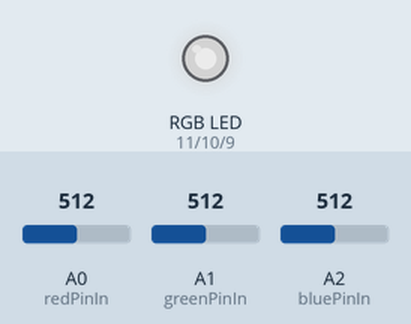
The sketch below on a simulated Arduino Uno, built with avr-gcc and run on an emulated ATmega328P. On the bench: an RGB LED mixed from three pins (HIGH = lit). The test bench sets the inputs (shaded band); at power-on: A0 (redPinIn) = 512, A1 (greenPinIn) = 512, A2 (bluePinIn) = 512. Dim RGB values are drawn brighter than linear.

Above: at 1.2 s.
1.3 s: A0 (redPinIn) set to 716
At 2.5 s:
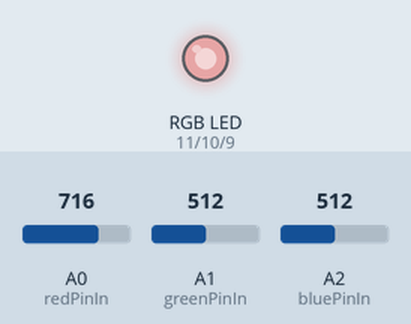
2.8 s: A1 (greenPinIn) set to 716
At 3.6 s:
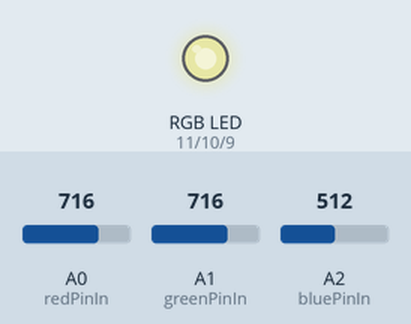
4.3 s: A2 (bluePinIn) set to 716
At 4.7 s:
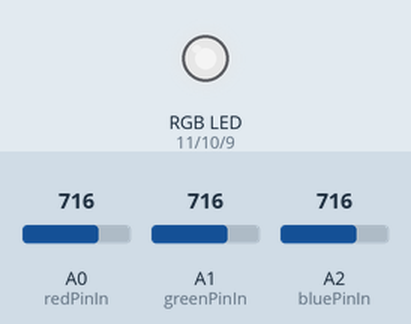
5.8 s: A0 (redPinIn) set to 900
At 7.0 s:
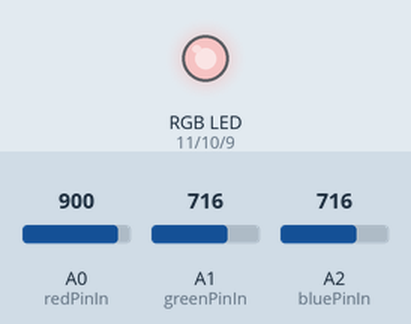
7.3 s: A1 (greenPinIn) set to 900
At 8.2 s:
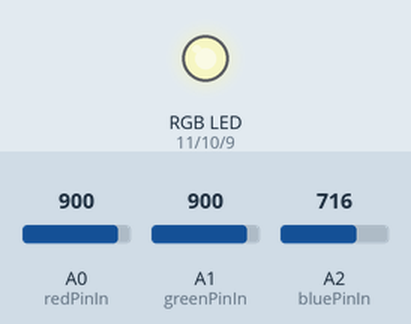
8.8 s: A2 (bluePinIn) set to 900
At 9.4 s:
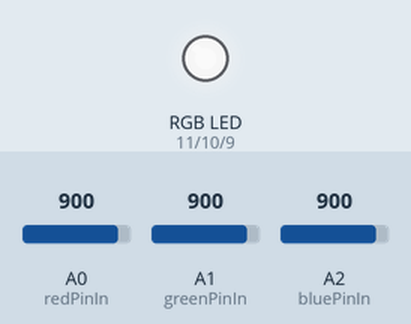
Timing chart, 0 to 11.3 s (numbered marks = the images above; inputs shaded):
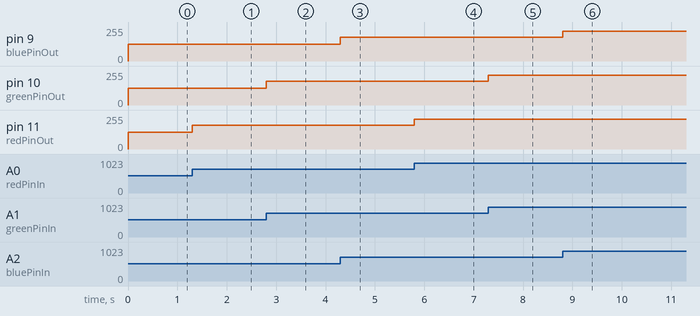

The sketch:

analogRGBControl.ino
```cpp
const int redPinIn = A0;
const int greenPinIn = A1;
const int bluePinIn = A2;

const int redPinOut = 11;
const int greenPinOut = 10;
const int bluePinOut = 9;

int ledRed = 0;
int ledGreen = 0;
int ledBlue = 0;

int redValue = 0;
int greenValue = 0;
int blueValue = 0;

void setup() {
  // put your setup code here, to run once:
  pinMode(redPinIn, INPUT);
  pinMode(greenPinIn, INPUT);
  pinMode(bluePinIn, INPUT);

  pinMode(redPinOut, OUTPUT);
  pinMode(greenPinOut, OUTPUT);
  pinMode(bluePinOut, OUTPUT);
}

void loop() {
  // put your main code here, to run repeatedly:
  ledRed = analogRead(redPinIn);
  ledGreen = analogRead(greenPinIn);
  ledBlue = analogRead(bluePinIn);

  redValue = map(ledRed, 0, 1023, 0, 255);
  greenValue = map(ledGreen, 0, 1023, 0, 255);
  blueValue = map(ledBlue, 0, 1023, 0, 255);

  setColor(redValue, greenValue, blueValue);
}

void setColor(int r, int g, int b)
{
  analogWrite(redPinOut, r);
  analogWrite(greenPinOut, g);
  analogWrite(bluePinOut, b);
}
```

Measured:
- after the input at 1.3 s, pin 11 (redPinOut): 127/255 → 178/255 at once
- after the input at 2.8 s, pin 10 (greenPinOut): 127/255 → 178/255 at once
- after the input at 4.3 s, pin 9 (bluePinOut): 127/255 → 178/255 at once
- after the input at 5.8 s, pin 11 (redPinOut): 178/255 → 224/255 at once
- after the input at 7.3 s, pin 10 (greenPinOut): 178/255 → 224/255 at once
- after the input at 8.8 s, pin 9 (bluePinOut): 178/255 → 224/255 at once
